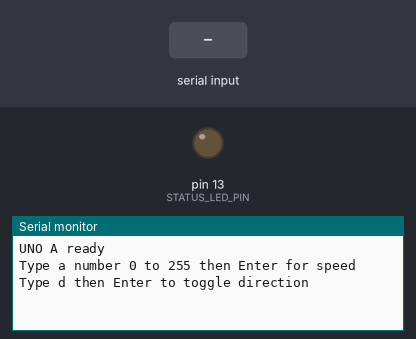
A sketch run on a simulated Arduino Uno, built with avr-gcc and run on an emulated ATmega328P. On the bench: output pins drawn as LEDs (lit = HIGH), the last lines printed to the serial monitor. Inputs (shaded band) come from the test bench.

Above: at 1.2 s.
1.3 s: "d\n" received over Serial
At 2.0 s:
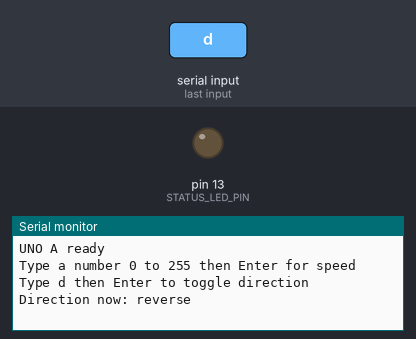
2.8 s: "d\n" received over the second serial link
At 3.1 s:
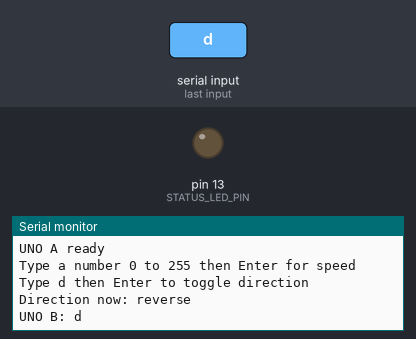
4.3 s: "D\n" received over Serial
At 5.5 s:
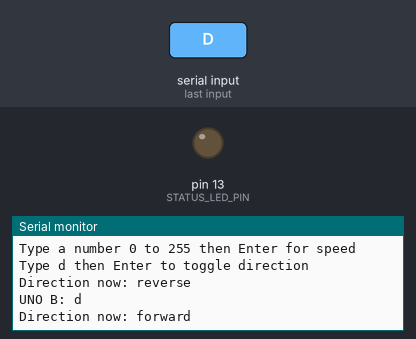
5.8 s: "D\n" received over the second serial link
At 6.6 s:
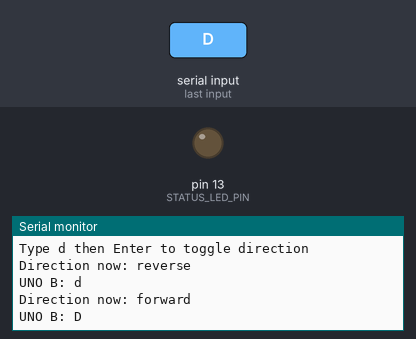
7.3 s: "90,45\n" received over Serial
At 7.8 s:
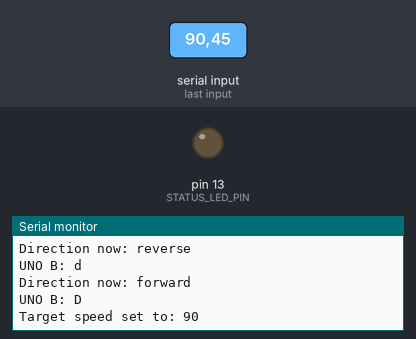
8.8 s: "90,45\n" received over the second serial link
At 10.1 s:
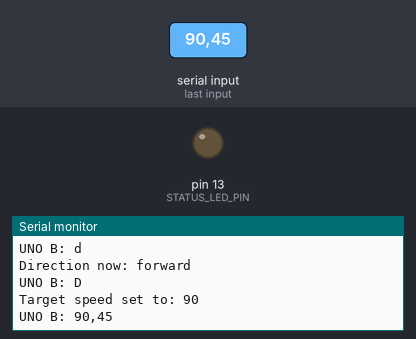

Measured:
- after the input at 1.3 s, the serial monitor: prints a new line at once (image 1)
- after the input at 2.8 s, the serial monitor: prints a new line at once (image 2)
- after the input at 4.3 s, the serial monitor: prints a new line at once (image 3)
- after the input at 5.8 s, the serial monitor: prints a new line at once (image 4)
- after the input at 7.3 s, the serial monitor: prints a new line at once (image 5)
- after the input at 8.8 s, the serial monitor: prints a new line at once (image 6)

The sketch:

unoA.ino
```cpp
/*
  UNO A Left Controller
  Sends speed and direction commands to UNO B over a dedicated serial link
  Prints status responses to Serial Monitor
*/

#include <SoftwareSerial.h>

static const int LINK_RX_PIN = 11; // UNO A RX from UNO B TX
static const int LINK_TX_PIN = 12; // UNO A TX to UNO B RX
static const int STATUS_LED_PIN = 13;

SoftwareSerial linkSerial(LINK_RX_PIN, LINK_TX_PIN);

int targetSpeed = 0;     // 0 to 255
int targetDir = 1;       // 1 forward, 0 reverse
unsigned long lastSendMs = 0;

void setup()
{
  pinMode(STATUS_LED_PIN, OUTPUT);
  digitalWrite(STATUS_LED_PIN, LOW);

  Serial.begin(115200);
  while (!Serial) { }

  linkSerial.begin(19200);

  Serial.println("UNO A ready");
  Serial.println("Type a number 0 to 255 then Enter for speed");
  Serial.println("Type d then Enter to toggle direction");
}

static void sendCommand(int speedValue, int dirValue)
{
  if (speedValue < 0) speedValue = 0;
  if (speedValue > 255) speedValue = 255;

  digitalWrite(STATUS_LED_PIN, HIGH);

  // Protocol: S,<speed>,<dir>\n
  linkSerial.print("S,");
  linkSerial.print(speedValue);
  linkSerial.print(",");
  linkSerial.print(dirValue);
  linkSerial.print("\n");

  digitalWrite(STATUS_LED_PIN, LOW);
}

static void readResponses()
{
  while (linkSerial.available() > 0)
  {
    String line = linkSerial.readStringUntil('\n');
    line.trim();
    if (line.length() > 0)
    {
      Serial.print("UNO B: ");
      Serial.println(line);
    }
  }
}

static void handleSerialInput()
{
  if (Serial.available() <= 0) return;

  String s = Serial.readStringUntil('\n');
  s.trim();
  if (s.length() == 0) return;

  if (s == "d" || s == "D")
  {
    targetDir = (targetDir == 1) ? 0 : 1;
    Serial.print("Direction now: ");
    Serial.println(targetDir == 1 ? "forward" : "reverse");
    return;
  }

  int v = s.toInt();
  if (v < 0) v = 0;
  if (v > 255) v = 255;
  targetSpeed = v;

  Serial.print("Target speed set to: ");
  Serial.println(targetSpeed);
}

void loop()
{
  handleSerialInput();
  readResponses();

  unsigned long now = millis();
  if (now - lastSendMs >= 150)
  {
    lastSendMs = now;
    sendCommand(targetSpeed, targetDir);
  }
}
```
